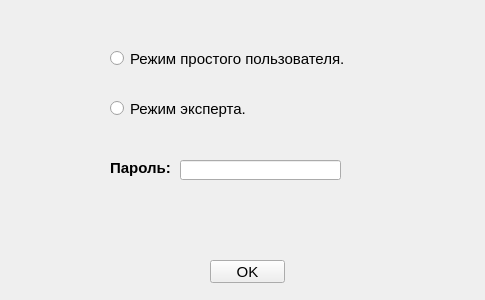
<?xml version="1.0" encoding="UTF-8"?>
<ui version="4.0">
 <class>MainForm</class>
 <widget class="QWidget" name="MainForm">
  <property name="geometry">
   <rect>
    <x>0</x>
    <y>0</y>
    <width>485</width>
    <height>300</height>
   </rect>
  </property>
  <property name="maximumSize">
   <size>
    <width>485</width>
    <height>300</height>
   </size>
  </property>
  <property name="font">
   <font>
    <pointsize>11</pointsize>
   </font>
  </property>
  <property name="windowTitle">
   <string>Управление USB ключом.</string>
  </property>
  <widget class="QPushButton" name="pushButtonOK">
   <property name="geometry">
    <rect>
     <x>210</x>
     <y>260</y>
     <width>75</width>
     <height>23</height>
    </rect>
   </property>
   <property name="text">
    <string>OK</string>
   </property>
  </widget>
  <widget class="QRadioButton" name="radioButtonUser">
   <property name="geometry">
    <rect>
     <x>110</x>
     <y>50</y>
     <width>271</width>
     <height>17</height>
    </rect>
   </property>
   <property name="text">
    <string>Режим простого пользователя.</string>
   </property>
  </widget>
  <widget class="QRadioButton" name="radioButtonExpert">
   <property name="geometry">
    <rect>
     <x>110</x>
     <y>100</y>
     <width>251</width>
     <height>17</height>
    </rect>
   </property>
   <property name="text">
    <string>Режим эксперта.</string>
   </property>
  </widget>
  <widget class="QLineEdit" name="lineEditPassword">
   <property name="geometry">
    <rect>
     <x>180</x>
     <y>160</y>
     <width>161</width>
     <height>20</height>
    </rect>
   </property>
   <property name="echoMode">
    <enum>QLineEdit::Password</enum>
   </property>
  </widget>
  <widget class="QLabel" name="labelPasword">
   <property name="geometry">
    <rect>
     <x>110</x>
     <y>160</y>
     <width>71</width>
     <height>16</height>
    </rect>
   </property>
   <property name="font">
    <font>
     <weight>75</weight>
     <bold>true</bold>
    </font>
   </property>
   <property name="text">
    <string>Пароль:</string>
   </property>
  </widget>
 </widget>
 <layoutdefault spacing="6" margin="11"/>
 <resources/>
 <connections/>
</ui>
